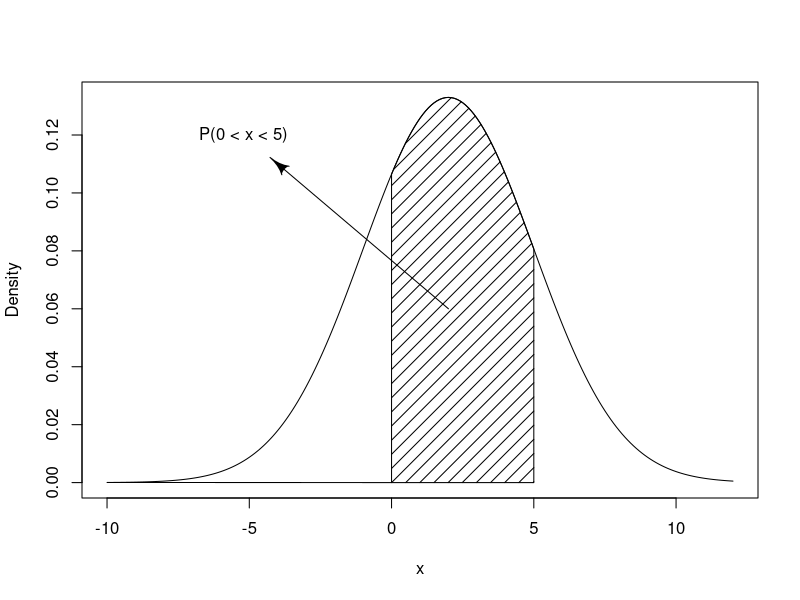
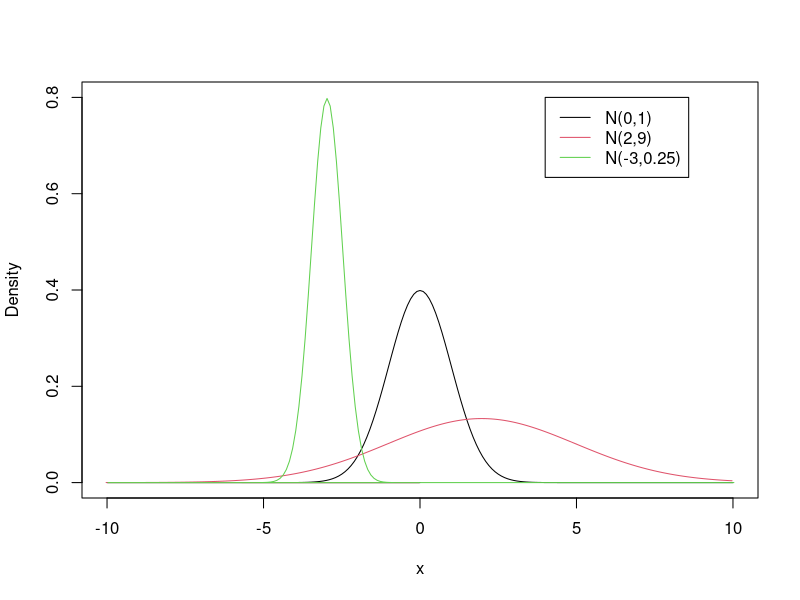
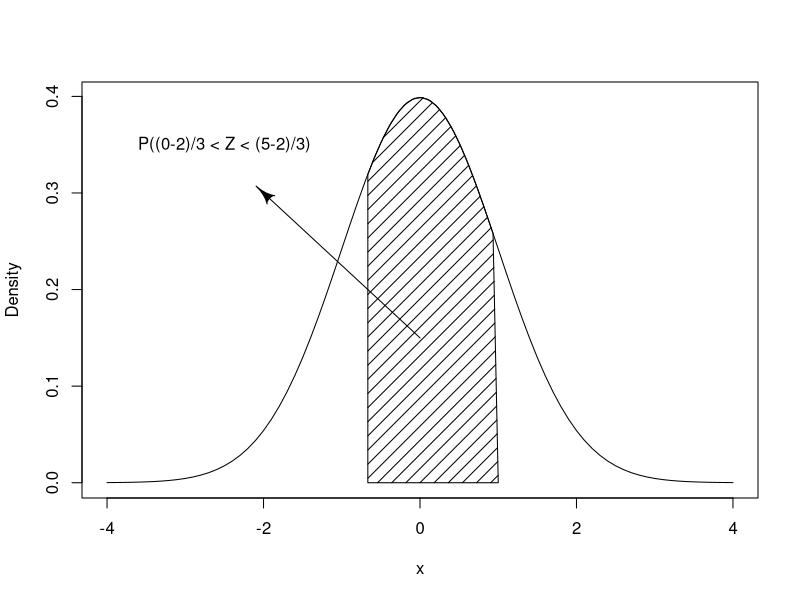
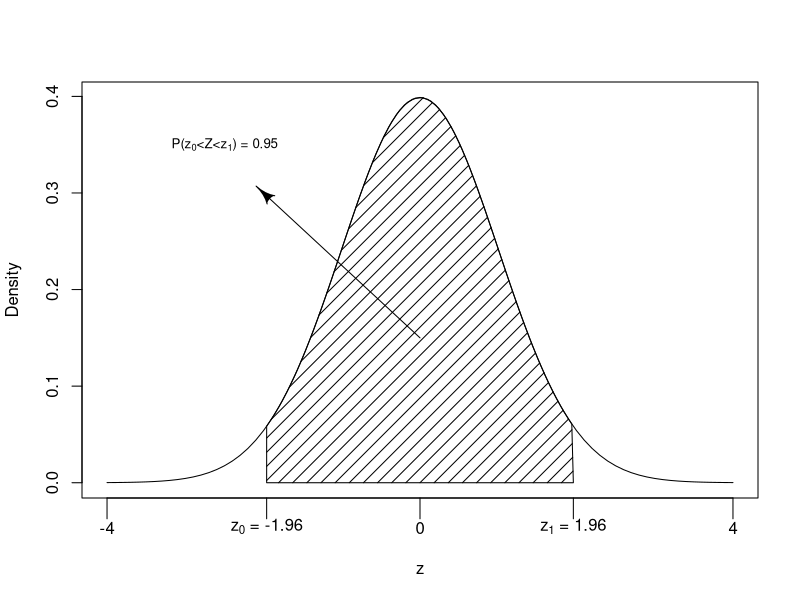
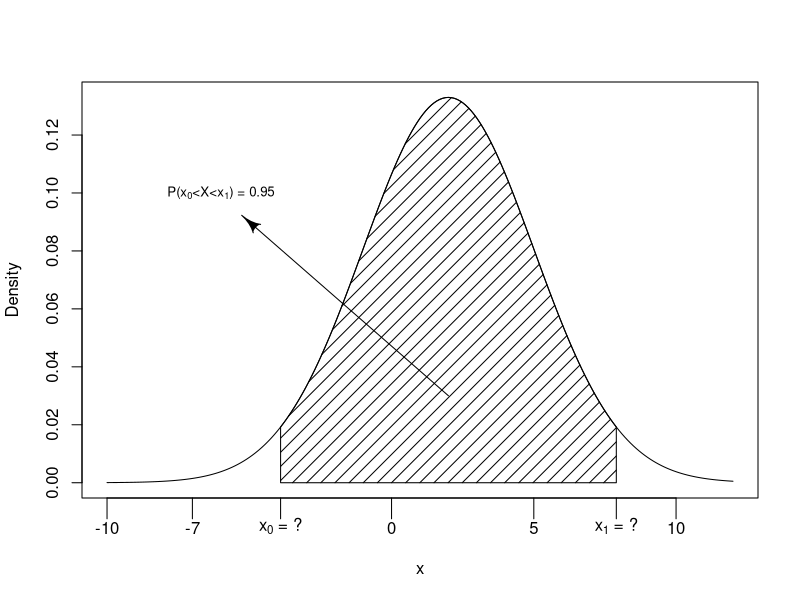
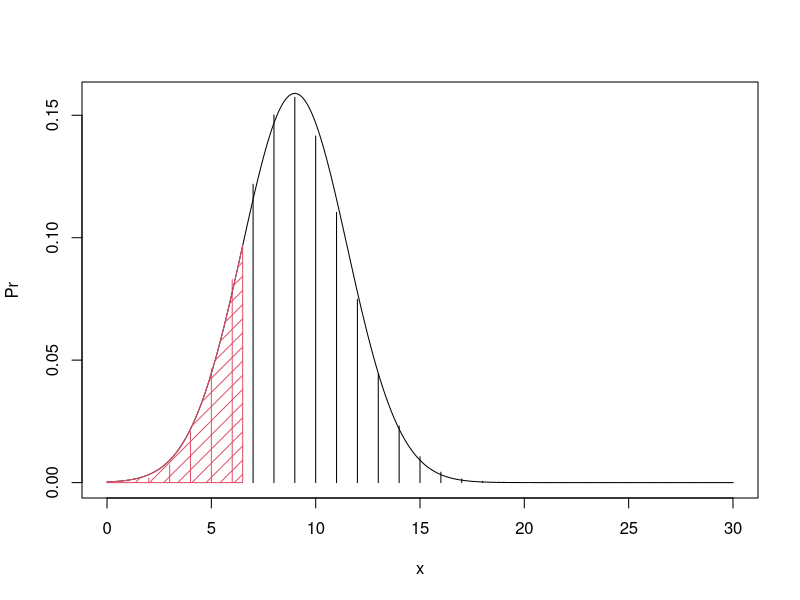

The R source for these figures, in order:
## ---- chunk 1
x.c = seq(-10,12,.1)
plot(c(0,x.c),c(0,dnorm(x.c,2,3)), type="l", ylab="Density",xlab="x")
x.c = seq(0,5,.1)
polygon(c(0,x.c,5),c(0,dnorm(x.c,2,3),0), density=10)
text(-5.2,.12,"P(0 < x < 5)")
library(shape)
Arrows(2,.06,-4, .11)

## ---- chunk 2
pnorm(5,2,3) - pnorm(0,2,3)
## ---- chunk 3
x.coord = seq(-10,10,.1)
plot(c(0,x.coord), c(0,dnorm(x.coord,0,1)), ylab ="Density", lty=1, xlab="x",ylim=c(0, .8), type="l")
lines(c(0,x.coord)-.03, c(0,dnorm(x.coord,2,3)), col=2)
lines(c(0,x.coord)+.03, c(0,dnorm(x.coord,-3,sqrt(.25))), col=3)
legend(4, .8, c("N(0,1)", "N(2,9)", "N(-3,0.25)"), col = c(1, 2, 3), lty = c(1, 1, 1))
## ---- chunk 4

x.c = seq(-4,4,.1)
plot(x.c,dnorm(x.c,0,1), type="l", ylab="Density",xlab="x")
x.c = seq(-2/3,1,.1)
polygon(c(-2/3,x.c,1),c(0,dnorm(x.c,0,1),0), density=10)
text(-2.5,.35,"P((0-2)/3 < Z < (5-2)/3)")
Arrows(0,.15,-2, .3)

## ---- chunk 5
pnorm((5-2)/3) - pnorm((0-2)/3)
## ---- chunk 6
v1 <- c(-4,-1.96,0,1.96,4)
z0 = expression(paste("z" [0], " = -1.96"))
z1 = expression(paste("z" [1], " = 1.96"))
v2 <- c("-4",z0,"0",z1,"4")
x.c = seq(-4,4,.1)
plot(x.c,dnorm(x.c,0,1), type="l", ylab="Density",xlab="z",xaxt = "n")
axis(side = 1, at = v1, labels = v2, tck=-.05)
x.c = seq(-1.96,1.96,.1)
polygon(c(-1.96,x.c,1.96),c(0,dnorm(x.c,0,1),0), density=10)
text(-2.5,.35,expression(paste("P(z" [0], "<Z<z" [1], ") = 0.95")), cex=.8)
Arrows(0,.15,-2, .3)

## ---- chunk 7
qnorm(0.975)
qnorm(0.025)
## ---- chunk 8
v1 <- c(-10,-7,-3.9,0,5,7.9,10)
z0 = expression(paste("x" [0], " = ?"))
z1 = expression(paste("x" [1], " = ?"))
v2 <- c("-10","-7",z0,"0","5",z1,"10")
x.c = seq(-10,12,.1)
plot(x.c,dnorm(x.c,2,3), type="l", ylab="Density",xlab="x",xaxt = "n")
axis(side = 1, at = v1, labels = v2, tck=-.05)
x.c = seq(-3.9,7.9,.1)
polygon(c(-3.9,x.c,7.9),c(0,dnorm(x.c,2,3),0), density=10)
text(-6,.1,expression(paste("P(x" [0], "<X<x" [1], ") = 0.95")), cex=.8)
Arrows(2,.03,-5, .09)
## ---- chunk 9
qnorm(0.975,2,3)
qnorm(0.025,2,3)
## ---- chunk 10
2 + qnorm(0.975)*3
2 + qnorm(0.025)*3
## ---- chunk 11
qnorm(0.75)
qnorm(0.25)
## ---- chunk 12
qnorm(0.75) + 1.5*(qnorm(0.75)-qnorm(0.25))
qnorm(0.25) - 1.5*(qnorm(0.75)-qnorm(0.25))
## ---- chunk 13
2*(1-pnorm(2.697959))
## ---- chunk 14
pbinom(2060,4000,0.5) - pbinom(1939,4000,0.5)
## ---- chunk 15
mu <- 4000*0.5
sig <- sqrt(4000*0.5*0.5)
pnorm(2060,mu,sig) - pnorm(1939,mu,sig)
## ---- chunk 16
qnorm(0.975,mu,sig)
qnorm(0.025,mu,sig)
## ---- chunk 17
qbinom(0.975,4000,0.5)
qbinom(0.025,4000,0.5)
## ---- chunk 18
x.c = 7:30
plot(x.c,dbinom(x.c,30,.3), type="h", ylab="Pr",xlab="x",xlim=c(0,30))
x.c = 1:6
lines(x.c,dbinom(x.c,30,.3), type="h", ylab="Pr",xlab="x",col=2)
x.c = seq(0,30,.1)
lines(x.c,dnorm(x.c,30*0.3,sqrt(30*0.3*0.7)))
x.c = seq(0,6.5,.1)
polygon(c(0,x.c,6.5),c(0,dnorm(x.c,30*0.3,sqrt(30*0.3*0.7)),0), density=10, col=2)

## ---- chunk 19
pbinom(6,30,0.3)
pnorm(6,30*0.3,sqrt(30*0.3*0.7))
## ---- chunk 20
pnorm(6.5,30*0.3,sqrt(30*0.3*0.7))
## ---- chunk 21
ppois(3,2)
## ---- chunk 22
pbinom(3,20,0.1)
pnorm(3.5,2,sqrt(20*0.1*0.9))
## ---- chunk 23
pbinom(3,200,0.01)
pnorm(3.5,2,sqrt(200*0.01*0.99))
## ---- chunk 24
pbinom(3,2000,0.001)
pnorm(3.5,2,sqrt(2000*0.001*0.999))
